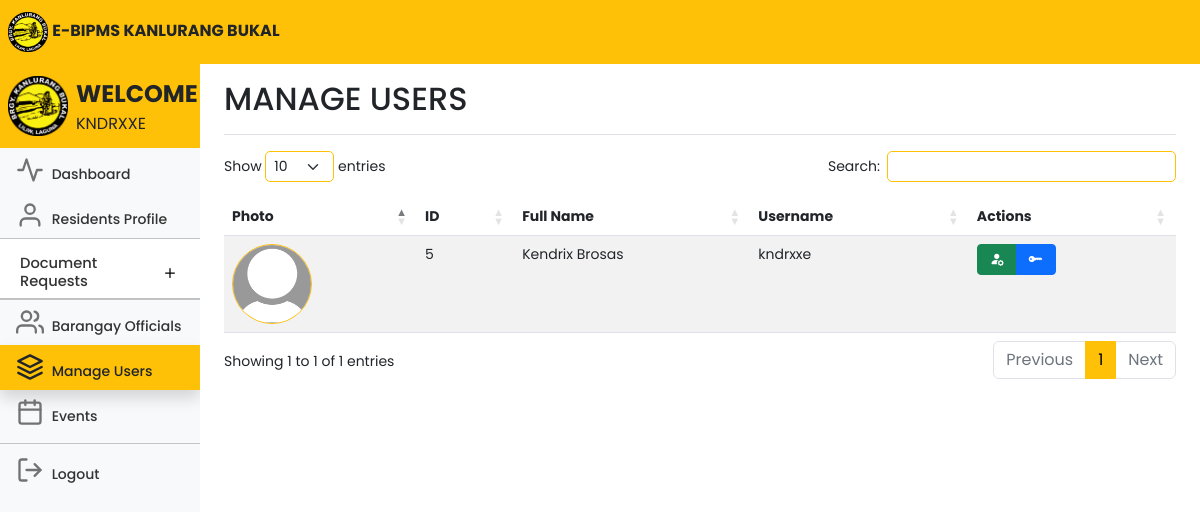
The page /adminusers.php (signed in) on the database its author committed.
### tables this page shows
CREATE TABLE `users` (
  `id` int(11) NOT NULL,
  `userID` varchar(100) NOT NULL,
  `firstname` varchar(100) NOT NULL,
  `middlename` varchar(100) NOT NULL,
  `lastname` varchar(100) NOT NULL,
  `sex` varchar(100) NOT NULL,
  `birthday` varchar(100) NOT NULL,
  `age` int(11) NOT NULL,
  `house_no` varchar(100) NOT NULL,
  `purok` varchar(100) NOT NULL,
  `civilstatus` varchar(100) NOT NULL,
  `voter` varchar(100) NOT NULL,
  `is_special_group` tinyint(1) NOT NULL,
  `specialgroup` varchar(100) NOT NULL,
  `members` int(11) NOT NULL,
  `housingstatus` varchar(100) NOT NULL,
  `employmentstatus` varchar(100) NOT NULL,
  `yearsliving` varchar(100) NOT NULL,
  `phonenumber` varchar(15) NOT NULL,
  `email` varchar(100) NOT NULL,
  `username` varchar(100) NOT NULL,
  `password` varchar(100) NOT NULL,
  `profile_picture` varchar(255) NOT NULL,
  `proof` varchar(255) NOT NULL,
  `status` text NOT NULL,
  `isEditable` tinyint(2) NOT NULL
);

### adminusers.php (the view, shortened to what this page needs)
<!DOCTYPE html>
<html lang="en">
<head>
	<link rel="stylesheet" href="https://cdn.jsdelivr.net/npm/bootstrap-icons@1.10.5/font/bootstrap-icons.css">
	<link href="css/bootstrap.min.css" rel="stylesheet">
	<link rel="stylesheet" href="css/style.css">
	<link rel="stylesheet" href="DataTables/datatables.css" />
	<link rel="stylesheet"
		href="https://cdnjs.cloudflare.com/ajax/libs/twitter-bootstrap/5.2.0/css/bootstrap.min.css" />
	<link rel="stylesheet" href="https://cdn.datatables.net/1.13.4/css/dataTables.bootstrap5.min.css" />
	<link href="dashboard.css" rel="stylesheet">
</head>
<body>
	<header class="navbar navbar-light sticky-top bg-warning flex-md-nowrap p-0 ">
		<a class="navbar-brand px-2 fs-6 text-dark">
			<img src="kanlurangbukal.png" width="40">
			<b>E-BIPMS KANLURANG BUKAL</b></a>
	</header>
	<div class="container-fluid">
		<div class="row">
			<nav id="sidebarMenu" class="col-md-3 col-lg-2 d-md-block bg-body-tertiary sidebar collapse">
				<div class="position-sticky pt-2 mt-2 sidebar-sticky bg-light">
					<ul class="nav flex-column">
						<a class="navbar-brand px-2 fs-6 bg-warning">
							<img class="float-start" src="kanlurangbukal.png" width="60">
							<span class="fs-4 px-2 text-dark"><b>WELCOME</b></span>
							<br>
							<span class="fs-6 px-2 text-dark" style="text-transform: uppercase;">
								<?php echo $_SESSION['user'] ?>
							</span>
						</a>
						<li class="nav-item fs-7">
							<a class="nav-link" aria-current="page" href="adminhome.php">
								<span data-feather="activity" class="align-text-bottom feather-48"></span>
								Dashboard
							</a>
						</li>
						<li class="nav-item fs-7">
							<a class="nav-link" href="adminresidents.php">
								<span data-feather="user" class="align-text-bottom feather-48"></span>
								Residents Profile
							</a>
						</li>
						<li class="nav-item fs-7">
							<div class="accordion accordion-flush" id="accordionFlushExample">
								<div class="accordion-item">
									<h2 class="accordion-header fs-7">
										<button class="accordion-button collapsed fs-7 pb-2 nav-link"
											style="font-size:11pt;" type="button" data-bs-toggle="collapse"
											data-bs-target="#flush-collapseOne" aria-expanded="false"
											aria-controls="flush-collapseOne">
											Document Requests
										</button>
									</h2>
									<hr class="mt-0 mb-0">
								</div>
						</li>
						<hr class="mt-0 mb-0">
						<li class="nav-item fs-7">
							<a class="nav-link" href="adminofficials.php">
								<span data-feather="users" class="align-text-bottom feather-48"></span>
								Barangay Officials
							</a>
						</li>
						<li class="nav-item fs-7">
							<a class="nav-link text-dark bg-warning active shadow">
								<span data-feather="layers" class="align-text-bottom feather-48"></span>
								Manage Users
							</a>
						</li>
						<li class="nav-item fs-7">
							<a class="nav-link" href="adminevents.php">
								<span data-feather="calendar" class="align-text-bottom feather-48"></span>
								Events
							</a>
						</li>
						<hr class="mt-2 mb-1">
						<li class="nav-item fs-7">
							<a class="nav-link" href="adminlogout.php">
								<span data-feather="log-out" class="align-text-bottom feather-48"></span>
								Logout
							</a>
						</li>
					</ul>
				</div>
			</nav>
			<main class="col-md-9 ms-sm-auto col-lg-10 px-md-4">
				<div
					class="d-flex justify-content-between flex-wrap flex-md-nowrap align-items-center pt-3 pb-2 mb-3 border-bottom">
					<h1 class="h2">MANAGE USERS</h1>
				</div>
				<div class="table-responsive">
					<div class="data_table">
						<table id="myTable" class="table table-striped table-hover" style="width:100%">
							<thead>
								<tr>
									<th scope="col">Photo</th>
									<th scope="col">ID</th>
									<th scope="col">Full Name</th>
									<th scope="col">Username</th>
									<th scope="col">Actions</th>
								</tr>
							</thead>
							<tbody>
								<?php
								include 'conn.php';
								$query = 'SELECT * FROM users WHERE username IS NOT NULL AND username <> ""';
								$result = mysqli_query($conn, $query);
								while ($row = mysqli_fetch_array($result)) {
									?>
									<tr>
										<td>
											<?php
											if (!empty($row['profile_picture'])) {
												echo '<img class="rounded-circle border border-warning" src="' . $row['profile_picture'] . '" alt="Profile Picture" width="80">';
											} else {
												echo '<img class="rounded-circle border border-warning" src="default-profile-pic.jpg" alt="Profile Picture" width="80">';
											}
											?>
										<td>
											<?php echo $row['id']; ?>
										</td>
										<td>
											<?php echo $row['firstname'] . ' ' . $row['lastname']; ?>
										</td>
										<td>
											<?php echo $row['username']; ?>
										</td>
										<td class="text-right">
											<div class="btn-group me-2">
												<button type="button" class="btn btn-success btn-sm editbtn"
													data-bs-target="#editUsernameModal" style="width: 40px;"><i
														class="bi bi-person-fill-gear"></i></button>
												<button type="button" class="btn btn-primary btn-sm editpassbtn"
													data-bs-target="#editPasswordModal" style="width: 40px;"><i
														class="bi bi-key-fill"></i></button>
											</div>
										</td>
									</tr>
									<?php
								}
								?>
							</tbody>
						</table>
					</div>
				</div>
			</main>
		</div>
	</div>
</body>
</html>

### css/style.css (style rules this page uses)
* { margin: 0; padding: 0; font-size: 10; font-family: 'Poppins', sans-serif; }

### DataTables/datatables.css (style rules this page uses)
:root { --dt-row-selected: 13, 110, 253; --dt-row-selected-text: 255, 255, 255; --dt-row-selected-link: 9, 10, 11; --dt-row-stripe: 0, 0, 0; --dt-row-hover: 0, 0, 0; --dt-column-ordering: 0, 0, 0; --dt-html-background: white; }
table.dataTable thead > tr > th.sorting, table.dataTable thead > tr > th.sorting_asc, table.dataTable thead > tr > th.sorting_desc, table.dataTable thead > tr > th.sorting_asc_disabled, table.dataTable thead > tr > th.sorting_desc_disabled, table.dataTable thead > tr > td.sorting, table.dataTable thead > tr > td.sorting_asc, table.dataTable thead > tr > td.sorting_desc, table.dataTable thead > tr > td.sorting_asc_disabled, table.dataTable thead > tr > td.sorting_desc_disabled { cursor: pointer; position: relative; padding-right: 26px; }
table.dataTable thead > tr > th.sorting:before, table.dataTable thead > tr > th.sorting:after, table.dataTable thead > tr > th.sorting_asc:before, table.dataTable thead > tr > th.sorting_asc:after, table.dataTable thead > tr > th.sorting_desc:before, table.dataTable thead > tr > th.sorting_desc:after, table.dataTable thead > tr > th.sorting_asc_disabled:before, table.dataTable thead > tr > th.sorting_asc_disabled:after, table.dataTable thead > tr > th.sorting_desc_disabled:before, table.dataTable thead > tr > th.sorting_desc_disabled:after, table.dataTable thead > tr > td.sorting:before, table.dataTable thead > tr > td.sorting:after, table.dataTable thead > tr > td.sorting_asc:before, table.dataTable thead > tr > td.sorting_asc:after, table.dataTable thead > tr > td.sorting_desc:before, table.dataTable thead > tr > td.sorting_desc:after, table.dataTable thead > tr > td.sorting_asc_disabled:before, table.dataTable thead > tr > td.sorting_asc_disabled:after, table.dataTable thead > tr > td.sorting_desc_disabled:before, table.dataTable thead > tr > td.sorting_desc_disabled:after { position: absolute; display: block; opacity: 0.125; right: 10px; line-height: 9px; font-size: 0.8em; }
table.dataTable thead > tr > th.sorting:before, table.dataTable thead > tr > th.sorting_asc:before, table.dataTable thead > tr > th.sorting_desc:before, table.dataTable thead > tr > th.sorting_asc_disabled:before, table.dataTable thead > tr > th.sorting_desc_disabled:before, table.dataTable thead > tr > td.sorting:before, table.dataTable thead > tr > td.sorting_asc:before, table.dataTable thead > tr > td.sorting_desc:before, table.dataTable thead > tr > td.sorting_asc_disabled:before, table.dataTable thead > tr > td.sorting_desc_disabled:before { bottom: 50%; content: "▲"; content: "▲"/""; }
table.dataTable thead > tr > th.sorting:after, table.dataTable thead > tr > th.sorting_asc:after, table.dataTable thead > tr > th.sorting_desc:after, table.dataTable thead > tr > th.sorting_asc_disabled:after, table.dataTable thead > tr > th.sorting_desc_disabled:after, table.dataTable thead > tr > td.sorting:after, table.dataTable thead > tr > td.sorting_asc:after, table.dataTable thead > tr > td.sorting_desc:after, table.dataTable thead > tr > td.sorting_asc_disabled:after, table.dataTable thead > tr > td.sorting_desc_disabled:after { top: 50%; content: "▼"; content: "▼"/""; }
table.dataTable thead > tr > th.sorting_asc:before, table.dataTable thead > tr > th.sorting_desc:after, table.dataTable thead > tr > td.sorting_asc:before, table.dataTable thead > tr > td.sorting_desc:after { opacity: 0.6; }
table.dataTable thead th, table.dataTable thead td, table.dataTable tfoot th, table.dataTable tfoot td { text-align: left; }
table.dataTable { clear: both; margin-top: 6px !important; margin-bottom: 6px !important; max-width: none !important; border-collapse: separate !important; border-spacing: 0; }
table.dataTable td, table.dataTable th { -webkit-box-sizing: content-box; box-sizing: content-box; }
table.dataTable.table-striped > tbody > tr:nth-of-type(2n+1) > * { box-shadow: none; }
table.dataTable > tbody > tr { background-color: transparent; }
table.dataTable.table-striped > tbody > tr:nth-of-type(2n+1) > * { box-shadow: inset 0 0 0 9999px rgba(var(--dt-row-stripe), 0.05); }

### adminusers.php (style rules this page uses)
.accordion { --bs-accordion-active-bg: #ffc107; --bs-accordion-active-color: #212529; --bs-accordion-btn-focus-box-shadow: none; }
.accordion-button::after { transition: all 0.5s; }

### rows shown on the page
users: id "5", firstname "Kendrix", lastname "Brosas", username "kndrxxe"

### other values the page prints
$_SESSION['user'] "KNDRXXE"
